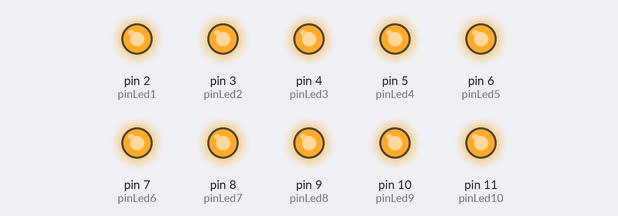
Recording of a sketch running on a simulated Arduino Uno, built with avr-gcc and run on an emulated ATmega328P. Parts: output pins drawn as LEDs (lit = HIGH).

Above: at 0.4 s.
At 2.6 s:
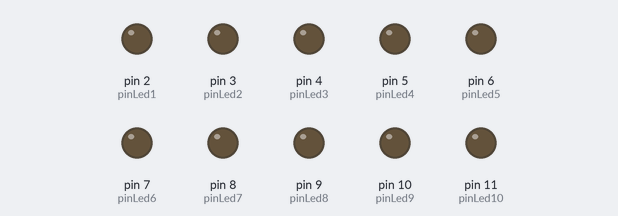
Timing chart, 0 to 3.0 s (numbered marks = the images above):
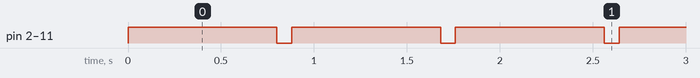

Measured:
- by itself, pin 2 (pinLed1), pin 3 (pinLed2), pin 4 (pinLed3), pin 5 (pinLed4), pin 6 (pinLed5), pin 7 (pinLed6), pin 8 (pinLed7), pin 9 (pinLed8), pin 10 (pinLed9), pin 11 (pinLed10): alternates HIGH for 0.80 s and LOW for 0.08 s

The sketch:

battement_coeur.ino
```cpp
int pinLed1, pinLed2, pinLed3,pinLed4,pinLed5,pinLed6,pinLed7,pinLed8,pinLed9,pinLed10; //variables des pins
void setup()
{
  //initialisation des variables
  pinLed1 = 2;
  pinLed2 = 3;
  pinLed3 = 4;
  pinLed4 = 5;
  pinLed5 = 6;
  pinLed6 = 7;
  pinLed7 = 8;
  pinLed8 = 9;
  pinLed9 = 10;
  pinLed10= 11;
  //initialisation des modes
  pinMode(pinLed1, OUTPUT);
  pinMode(pinLed2, OUTPUT);
  pinMode(pinLed3, OUTPUT);
  pinMode(pinLed4, OUTPUT);
  pinMode(pinLed5, OUTPUT);
  pinMode(pinLed6, OUTPUT);
  pinMode(pinLed7, OUTPUT);
  pinMode(pinLed8, OUTPUT);
  pinMode(pinLed9, OUTPUT);
  pinMode(pinLed10, OUTPUT);
  //mise à 0V de chaque pin
  digitalWrite(pinLed1, LOW);
  digitalWrite(pinLed2, LOW);
  digitalWrite(pinLed3, LOW);
  digitalWrite(pinLed4, LOW);
  digitalWrite(pinLed5, LOW);
  digitalWrite(pinLed6, LOW);
  digitalWrite(pinLed7, LOW);
  digitalWrite(pinLed8, LOW);
  digitalWrite(pinLed9, LOW);
  digitalWrite(pinLed10, LOW);
}
void loop()
{
    //allumage des dix LED durant 1 seconde
    digitalWrite(pinLed1,HIGH);
  digitalWrite(pinLed2,HIGH);
  digitalWrite(pinLed3,HIGH);
  digitalWrite(pinLed4,HIGH);
  digitalWrite(pinLed5,HIGH);
  digitalWrite(pinLed6,HIGH);
  digitalWrite(pinLed7,HIGH);
  digitalWrite(pinLed8,HIGH);
    digitalWrite(pinLed9,HIGH);
    digitalWrite(pinLed10,HIGH);
    delay(800);
    //on les éteint toutes brièvement
    digitalWrite(pinLed1, LOW);
    digitalWrite(pinLed2, LOW);
    digitalWrite(pinLed3, LOW);
   digitalWrite(pinLed4, LOW);
   digitalWrite(pinLed5, LOW);
   digitalWrite(pinLed6, LOW);
   digitalWrite(pinLed7, LOW);
   digitalWrite(pinLed8, LOW);
   digitalWrite(pinLed9, LOW);
   digitalWrite(pinLed10, LOW);
    delay(80);
  //Boucle de la variable temps qui augmente
  for (int temps = 1000; temps <= 200; temps += 200)
  {
    //les dix LEDs sont éteintes
    digitalWrite(pinLed1, HIGH);
    delay(temps);
    delay(100);
    digitalWrite(pinLed2, HIGH);
    delay(temps);
    delay(100);
    digitalWrite(pinLed3, HIGH);
    delay(temps);
    delay(100);
     digitalWrite(pinLed4, HIGH);
    delay(temps);
    delay(100);
     digitalWrite(pinLed5, HIGH);
    delay(temps);
    delay(100);
     digitalWrite(pinLed6, HIGH);
    delay(temps);
    delay(100);
     digitalWrite(pinLed7, HIGH);
    delay(temps);
    delay(100);
     digitalWrite(pinLed8, HIGH);
    delay(temps);
    delay(100);
     digitalWrite(pinLed9, HIGH);
    delay(temps);
    delay(100);
     digitalWrite(pinLed10, HIGH);
    delay(temps);
    delay(100);
    //la boucle reprend
  }
  //retour au début de la loop();
}
```
